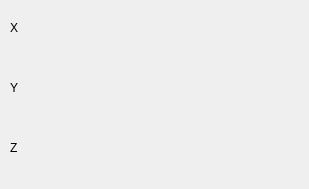
     <widget class="QWidget" name="page_2">
      <widget class="QLabel" name="positionXLabel">
       <property name="geometry">
        <rect>
         <x>10</x>
         <y>20</y>
         <width>40</width>
         <height>15</height>
        </rect>
       </property>
       <property name="text">
        <string>X</string>
       </property>
      </widget>
      <widget class="EditableSliderWidget" name="positionXSlider" native="true">
       <property name="geometry">
        <rect>
         <x>50</x>
         <y>10</y>
         <width>250</width>
         <height>50</height>
        </rect>
       </property>
      </widget>
      <widget class="QLabel" name="positionYLabel">
       <property name="geometry">
        <rect>
         <x>10</x>
         <y>80</y>
         <width>40</width>
         <height>15</height>
        </rect>
       </property>
       <property name="text">
        <string>Y</string>
       </property>
      </widget>
      <widget class="EditableSliderWidget" name="positionYSlider" native="true">
       <property name="geometry">
        <rect>
         <x>50</x>
         <y>70</y>
         <width>250</width>
         <height>50</height>
        </rect>
       </property>
      </widget>
      <widget class="QLabel" name="positionZLabel">
       <property name="geometry">
        <rect>
         <x>10</x>
         <y>140</y>
         <width>40</width>
         <height>15</height>
        </rect>
       </property>
       <property name="text">
        <string>Z</string>
       </property>
      </widget>
      <widget class="EditableSliderWidget" name="positionZSlider" native="true">
       <property name="geometry">
        <rect>
         <x>50</x>
         <y>130</y>
         <width>250</width>
         <height>50</height>
        </rect>
       </property>
      </widget>
     </widget>
